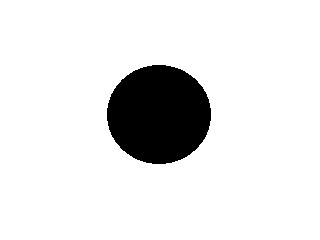
//> input picture images/imagem2.jpg, 320 x 240 px
$ ./questao23   (built with g++ and OpenCV 4)
//> lines starting //> are read from the running program, lines starting //| are printed output that depends on the picture; after the words box and inside, x2 and y2 are one past the last pixel; in counts of white or black regions, pixels touching at a corner belong together
#include <iostream>
#include <opencv2/highgui.hpp>
#include <opencv2/imgproc.hpp>
#include <opencv2/highgui/highgui_c.h>
#include <stdio.h>

using namespace std;
using namespace cv;

int x, y;
Mat gray;
Mat color;
Mat_<uchar> imagem(466, 284, CV_8UC3);

void mouseEvent(int evt, int x, int y, int flags, void* param)
{
	if (evt == CV_EVENT_LBUTTONDOWN)
	{
		imagem.at<uchar>(y, x) = 255;
	}
}


int main()
{
	color = imread("C:/Users/User/Desktop/GIT/LapiscoComputerVisionRepo/images/imagem2.jpg");
//> color is the input picture: 240 rows x 320 cols, CV_8UC3; min 0, max 255, mean 228.2

	cvtColor(color, gray, COLOR_RGB2GRAY);


	/* Colocar a nova imagem toda em tons de cinza */
	for (y = 0; y < 466; y++)
	{
		for (x = 0; x < 284; x++)
		{
			imagem.at<uchar>(y, x) = 0;
		}
	}

	/* Trabalhar com o mouse */
	namedWindow("IMAGE_GRAY", 1);
	imshow("IMAGE_GRAY", gray);
	setMouseCallback("IMAGE_GRAY", mouseEvent, 0);
	waitKey(0);
//> the left mouse button is pressed and released at (160, 120)
	destroyWindow("IMAGE_GRAY");

	int ca = 1, cd = 0;
	while (ca != cd)
	{
		ca = cd;
		for (y = 0; y < 466; y++)
		{
			for (x = 0; x < 284; x++)
			{
				if (imagem.at<uchar>(y, x) == 255) //Achar a semente
				{
					if (gray.at<uchar>(y - 1, x - 1) <= 100 && imagem.at<uchar>(y - 1, x - 1) != 255)
					{
						imagem.at<uchar>(y - 1, x - 1) = 255;
						cd++;
					}

					if (gray.at<uchar>(y - 1, x) <= 100 && imagem.at<uchar>(y - 1, x) != 255)
					{
						imagem.at<uchar>(y - 1, x) = 255;
						cd++;
					}

					if (gray.at<uchar>(y - 1, x + 1) <= 100 && imagem.at<uchar>(y - 1, x + 1) != 255)
					{
						imagem.at<uchar>(y - 1, x + 1) = 255;
						cd++;
					}

					if (gray.at<uchar>(y, x - 1) <= 100 && imagem.at<uchar>(y, x - 1) != 255)
					{
						imagem.at<uchar>(y, x - 1) = 255;
						cd++;
					}

					if (gray.at<uchar>(y, x + 1) <= 100 && imagem.at<uchar>(y, x + 1) != 255)
					{
						imagem.at<uchar>(y, x + 1) = 255;
						cd++;
					}

					if (gray.at<uchar>(y + 1, x - 1) <= 100 && imagem.at<uchar>(y + 1, x - 1) != 255)
					{
						imagem.at<uchar>(y + 1, x - 1) = 255;
						cd++;
					}

					if (gray.at<uchar>(y + 1, x) <= 100 && imagem.at<uchar>(y + 1, x) != 255)
					{
						imagem.at<uchar>(y + 1, x) = 255;
						cd++;
					}

					if (gray.at<uchar>(y + 1, x + 1) <= 100 && imagem.at<uchar>(y + 1, x + 1) != 255)
					{
						imagem.at<uchar>(y + 1, x + 1) = 255;
						cd++;
					}
				}
			}

		}
		imshow("IMAGEM", imagem);
		imwrite("C:/Users/User/Desktop/GIT/LapiscoComputerVisionRepo/images/Results/imagemgerada22.jpg", imagem);
		waitKey(40);
	}
//> this loop made 56 passes
//> (ca, cd) on passes 2 to 13: (2595, 2714), (2714, 2834), (2834, 2956), (2956, 3079), (3079, 3203), (3203, 3328), (3328, 3453), (3453, 3579), (3579, 3706), (3706, 3834), (3834, 3963), (3963, 4091)
//> cd on pass 1: 2595
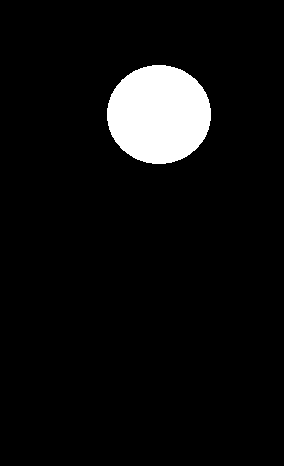
//> imagem: 466 rows x 284 cols, CV_8UC1; 6.1% white; 1 white region, box (x1, y1, x2, y2) and area: (107, 65, 211, 164) 8076
//> after the loop, cd = 8075


	waitKey(0);

	system("Pause");

	return 0;

}
